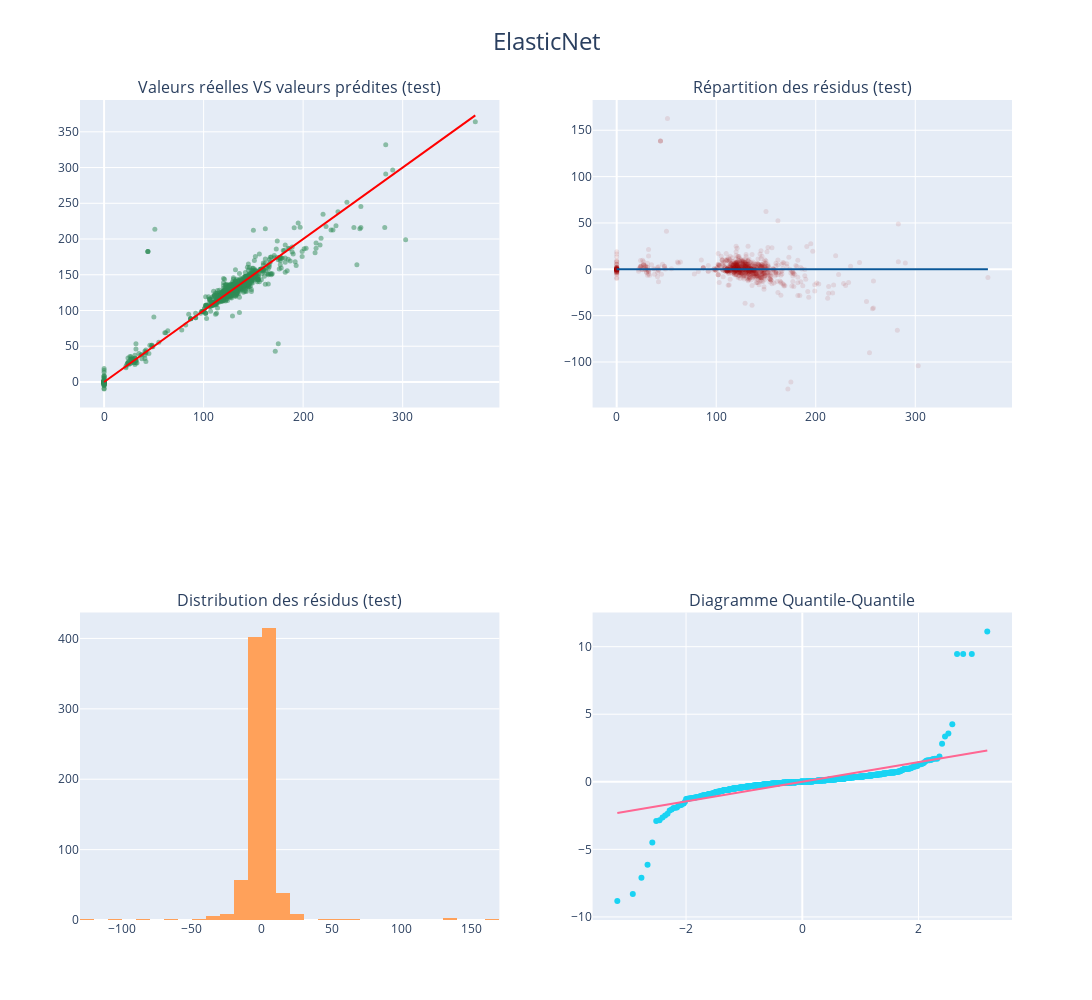
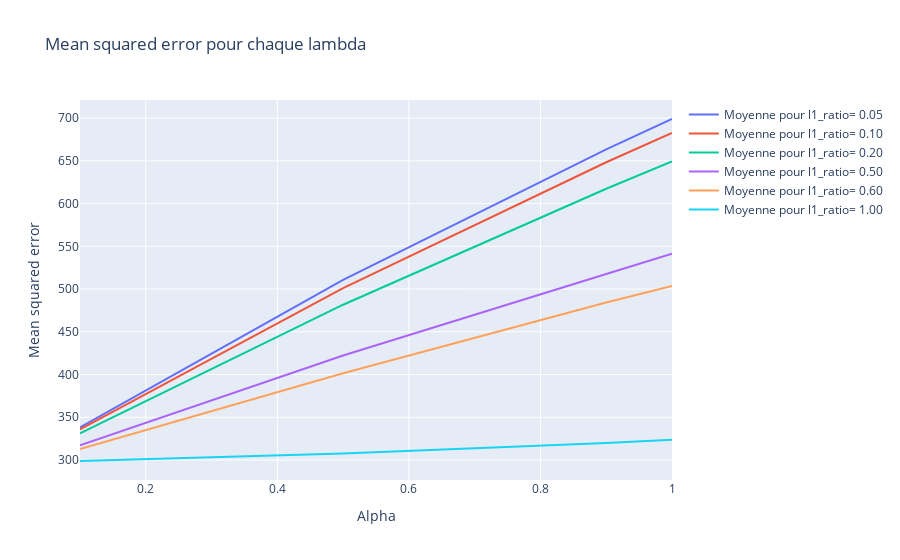
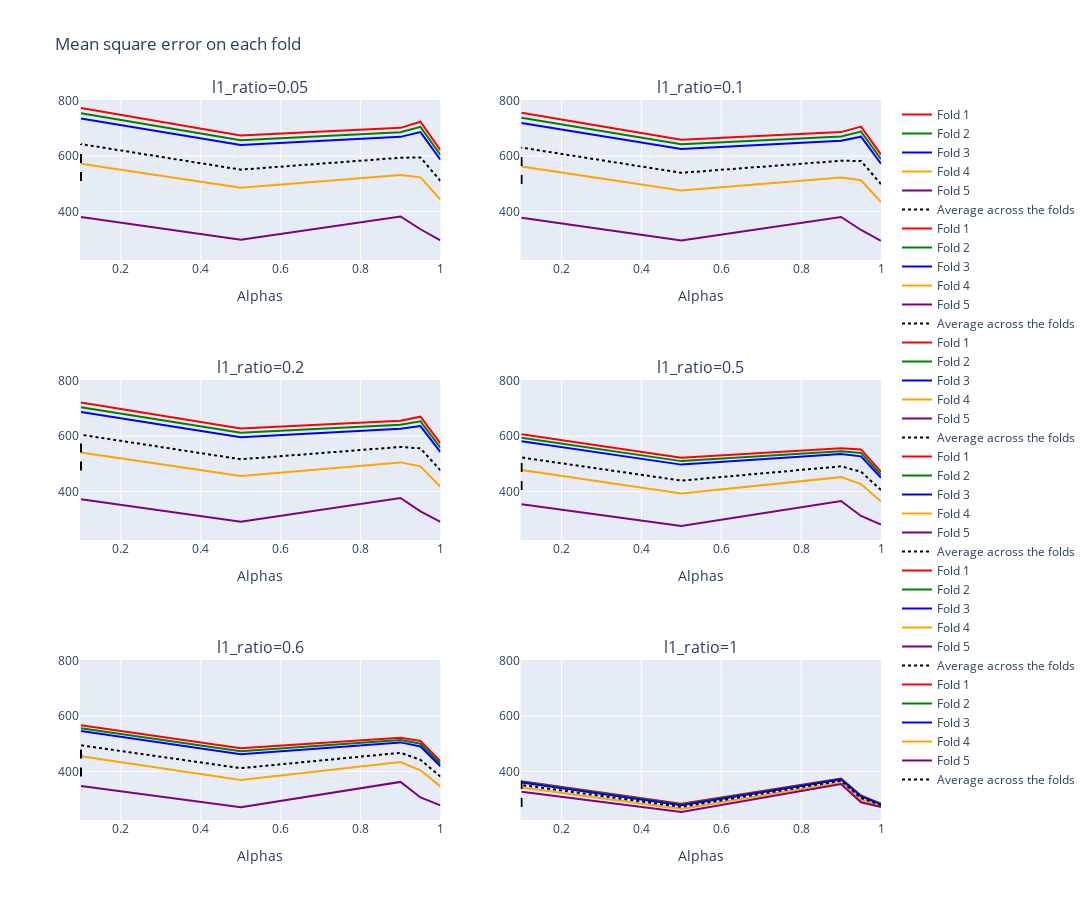

Source (notebook cell) for these figures, in order:
### Code cell
co2.styles.display_combined_report(y_train, lr_en.predict(X_train), y_test, lr_en.predict(X_test), title='PERFORMANCES DU MODELE ELASTIC NET') 

co2.viz.plot_regression_diagnostics(y_test, pred_test, y_train, "ElasticNet", interactive=True, save=True, format='png')
co2.viz.plot_lr_elasticnet(lr_en, save=True, format='png')
co2.viz.plot_mse_folds(lr_en, l1_ratios)

### Figure 1 — Plotly figure (JSON) as saved in the notebook; plotly's stock layout.template omitted (floating-point values rounded to 4 significant figures; data arrays with more than 128 entries replaced by an {"elided": "..."} marker saying what was removed)
{"data": [{"marker": {"color": "#2E8B57", "opacity": 0.5, "size": 5}, "mode": "markers", "type": "scatter", "x": {"elided": "950 int values"}, "xaxis": "x", "y": {"elided": "950 float values"}, "yaxis": "y"}, {"line": {"color": "red"}, "mode": "lines", "type": "scatter", "x": [0, 373], "xaxis": "x", "y": [0, 373], "yaxis": "y"}, {"marker": {"color": "#980a10", "opacity": 0.1, "size": 5}, "mode": "markers", "type": "scatter", "x": {"elided": "950 int values"}, "xaxis": "x2", "y": {"elided": "950 float values"}, "yaxis": "y2"}, {"line": {"color": "#0a5798"}, "mode": "lines", "type": "scatter", "x": [0, 373], "xaxis": "x2", "y": [0, 0], "yaxis": "y2"}, {"nbinsx": 40, "type": "histogram", "x": {"elided": "950 float values"}, "xaxis": "x3", "yaxis": "y3"}, {"mode": "markers", "type": "scatter", "x": {"elided": "950 float values"}, "xaxis": "x4", "y": {"elided": "950 float values"}, "yaxis": "y4"}, {"mode": "lines", "type": "scatter", "x": {"elided": "950 float values"}, "xaxis": "x4", "y": {"elided": "950 float values"}, "yaxis": "y4"}], "layout": {"annotations": [{"font": {"size": 16}, "showarrow": false, "text": "Valeurs réelles VS valeurs prédites (test)", "x": 0.225, "xanchor": "center", "xref": "paper", "y": 1, "yanchor": "bottom", "yref": "paper"}, {"font": {"size": 16}, "showarrow": false, "text": "Répartition des résidus (test)", "x": 0.775, "xanchor": "center", "xref": "paper", "y": 1, "yanchor": "bottom", "yref": "paper"}, {"font": {"size": 16}, "showarrow": false, "text": "Distribution des résidus (test)", "x": 0.225, "xanchor": "center", "xref": "paper", "y": 0.375, "yanchor": "bottom", "yref": "paper"}, {"font": {"size": 16}, "showarrow": false, "text": "Diagramme Quantile-Quantile", "x": 0.775, "xanchor": "center", "xref": "paper", "y": 0.375, "yanchor": "bottom", "yref": "paper"}], "height": 1000, "showlegend": false, "title": {"font": {"size": 24}, "text": "ElasticNet", "x": 0.5}, "width": 1300, "xaxis": {"anchor": "y", "domain": [0, 0.45]}, "xaxis2": {"anchor": "y2", "domain": [0.55, 1]}, "xaxis3": {"anchor": "y3", "domain": [0, 0.45]}, "xaxis4": {"anchor": "y4", "domain": [0.55, 1]}, "yaxis": {"anchor": "x", "domain": [0.625, 1]}, "yaxis2": {"anchor": "x2", "domain": [0.625, 1]}, "yaxis3": {"anchor": "x3", "domain": [0, 0.375]}, "yaxis4": {"anchor": "x4", "domain": [0, 0.375]}}}

### Figure 2 — Plotly figure (JSON) as saved in the notebook; plotly's stock layout.template omitted (floating-point values rounded to 4 significant figures)
{"data": [{"mode": "lines", "name": "Moyenne pour l1_ratio= 0.05", "type": "scatter", "x": [1, 0.95, 0.9, 0.5, 0.1], "y": [698.9, 681.4, 663.5, 510.8, 338.1]}, {"mode": "lines", "name": "Moyenne pour l1_ratio= 0.10", "type": "scatter", "x": [1, 0.95, 0.9, 0.5, 0.1], "y": [682.7, 665.6, 648.3, 501.1, 335.8]}, {"mode": "lines", "name": "Moyenne pour l1_ratio= 0.20", "type": "scatter", "x": [1, 0.95, 0.9, 0.5, 0.1], "y": [649.2, 633.4, 617.3, 481.7, 331.2]}, {"mode": "lines", "name": "Moyenne pour l1_ratio= 0.50", "type": "scatter", "x": [1, 0.95, 0.9, 0.5, 0.1], "y": [541.3, 529.5, 517.7, 422.2, 317.3]}, {"mode": "lines", "name": "Moyenne pour l1_ratio= 0.60", "type": "scatter", "x": [1, 0.95, 0.9, 0.5, 0.1], "y": [503.7, 494.0, 484.3, 401.5, 312.8]}, {"mode": "lines", "name": "Moyenne pour l1_ratio= 1.00", "type": "scatter", "x": [1, 0.95, 0.9, 0.5, 0.1], "y": [323.7, 321.8, 319.9, 307.7, 298.9]}], "layout": {"title": {"text": "Mean squared error pour chaque lambda"}, "xaxis": {"title": {"text": "Alpha"}}, "yaxis": {"title": {"text": "Mean squared error"}}}}

### Figure 3 — Plotly figure (JSON) as saved in the notebook; plotly's stock layout.template omitted (floating-point values rounded to 4 significant figures)
{"data": [{"line": {"color": "red"}, "mode": "lines", "name": "Fold 1", "type": "scatter", "x": [1, 0.95, 0.9, 0.5, 0.1], "xaxis": "x", "y": [621.0, 724.1, 701.7, 674.4, 773.5], "yaxis": "y"}, {"line": {"color": "green"}, "mode": "lines", "name": "Fold 2", "type": "scatter", "x": [1, 0.95, 0.9, 0.5, 0.1], "xaxis": "x", "y": [603.9, 705.4, 685.6, 657.3, 754.7], "yaxis": "y"}, {"line": {"color": "blue"}, "mode": "lines", "name": "Fold 3", "type": "scatter", "x": [1, 0.95, 0.9, 0.5, 0.1], "xaxis": "x", "y": [586.6, 686.4, 669.3, 639.8, 735.6], "yaxis": "y"}, {"line": {"color": "orange"}, "mode": "lines", "name": "Fold 4", "type": "scatter", "x": [1, 0.95, 0.9, 0.5, 0.1], "xaxis": "x", "y": [442.5, 523.0, 531.1, 485.3, 572.2], "yaxis": "y"}, {"line": {"color": "purple"}, "mode": "lines", "name": "Fold 5", "type": "scatter", "x": [1, 0.95, 0.9, 0.5, 0.1], "xaxis": "x", "y": [295.4, 335.6, 381.9, 297.7, 379.7], "yaxis": "y"}, {"line": {"color": "black", "dash": "dot", "width": 2}, "mode": "lines", "name": "Average across the folds", "type": "scatter", "x": [1, 0.95, 0.9, 0.5, 0.1], "xaxis": "x", "y": [509.9, 594.9, 593.9, 550.9, 643.1], "yaxis": "y"}, {"line": {"color": "red"}, "mode": "lines", "name": "Fold 1", "type": "scatter", "x": [1, 0.95, 0.9, 0.5, 0.1], "xaxis": "x2", "y": [605.3, 706.4, 686.4, 659.0, 756.2], "yaxis": "y2"}, {"line": {"color": "green"}, "mode": "lines", "name": "Fold 2", "type": "scatter", "x": [1, 0.95, 0.9, 0.5, 0.1], "xaxis": "x2", "y": [588.7, 688.3, 670.9, 642.3, 737.9], "yaxis": "y2"}, {"line": {"color": "blue"}, "mode": "lines", "name": "Fold 3", "type": "scatter", "x": [1, 0.95, 0.9, 0.5, 0.1], "xaxis": "x2", "y": [572.0, 669.9, 655.1, 625.3, 719.4], "yaxis": "y2"}, {"line": {"color": "orange"}, "mode": "lines", "name": "Fold 4", "type": "scatter", "x": [1, 0.95, 0.9, 0.5, 0.1], "xaxis": "x2", "y": [433.7, 512.3, 522.3, 475.3, 561.8], "yaxis": "y2"}, {"line": {"color": "purple"}, "mode": "lines", "name": "Fold 5", "type": "scatter", "x": [1, 0.95, 0.9, 0.5, 0.1], "xaxis": "x2", "y": [293.7, 333.0, 380.0, 295.1, 377.0], "yaxis": "y2"}, {"line": {"color": "black", "dash": "dot", "width": 2}, "mode": "lines", "name": "Average across the folds", "type": "scatter", "x": [1, 0.95, 0.9, 0.5, 0.1], "xaxis": "x2", "y": [498.7, 582.0, 582.9, 539.4, 630.5], "yaxis": "y2"}, {"line": {"color": "red"}, "mode": "lines", "name": "Fold 1", "type": "scatter", "x": [1, 0.95, 0.9, 0.5, 0.1], "xaxis": "x3", "y": [573.0, 670.0, 655.2, 627.3, 720.7], "yaxis": "y3"}, {"line": {"color": "green"}, "mode": "lines", "name": "Fold 2", "type": "scatter", "x": [1, 0.95, 0.9, 0.5, 0.1], "xaxis": "x3", "y": [557.7, 653.1, 640.7, 611.7, 703.7], "yaxis": "y3"}, {"line": {"color": "blue"}, "mode": "lines", "name": "Fold 3", "type": "scatter", "x": [1, 0.95, 0.9, 0.5, 0.1], "xaxis": "x3", "y": [542.3, 635.9, 626.2, 595.7, 686.6], "yaxis": "y3"}, {"line": {"color": "orange"}, "mode": "lines", "name": "Fold 4", "type": "scatter", "x": [1, 0.95, 0.9, 0.5, 0.1], "xaxis": "x3", "y": [416.5, 490.6, 504.8, 455.5, 540.9], "yaxis": "y3"}, {"line": {"color": "purple"}, "mode": "lines", "name": "Fold 5", "type": "scatter", "x": [1, 0.95, 0.9, 0.5, 0.1], "xaxis": "x3", "y": [290.3, 327.7, 376.3, 290.2, 371.3], "yaxis": "y3"}, {"line": {"color": "black", "dash": "dot", "width": 2}, "mode": "lines", "name": "Average across the folds", "type": "scatter", "x": [1, 0.95, 0.9, 0.5, 0.1], "xaxis": "x3", "y": [476.0, 555.5, 560.6, 516.1, 604.7], "yaxis": "y3"}, {"line": {"color": "red"}, "mode": "lines", "name": "Fold 1", "type": "scatter", "x": [1, 0.95, 0.9, 0.5, 0.1], "xaxis": "x4", "y": [471.0, 551.6, 555.8, 521.8, 606.4], "yaxis": "y4"}, {"line": {"color": "green"}, "mode": "lines", "name": "Fold 2", "type": "scatter", "x": [1, 0.95, 0.9, 0.5, 0.1], "xaxis": "x4", "y": [460.0, 539.1, 545.3, 509.4, 593.8], "yaxis": "y4"}, {"line": {"color": "blue"}, "mode": "lines", "name": "Fold 3", "type": "scatter", "x": [1, 0.95, 0.9, 0.5, 0.1], "xaxis": "x4", "y": [449.2, 526.6, 534.7, 496.8, 581.1], "yaxis": "y4"}, {"line": {"color": "orange"}, "mode": "lines", "name": "Fold 4", "type": "scatter", "x": [1, 0.95, 0.9, 0.5, 0.1], "xaxis": "x4", "y": [363.5, 426.7, 451.6, 392.1, 477.2], "yaxis": "y4"}, {"line": {"color": "purple"}, "mode": "lines", "name": "Fold 5", "type": "scatter", "x": [1, 0.95, 0.9, 0.5, 0.1], "xaxis": "x4", "y": [280.3, 311.5, 365.4, 275.3, 353.7], "yaxis": "y4"}, {"line": {"color": "black", "dash": "dot", "width": 2}, "mode": "lines", "name": "Average across the folds", "type": "scatter", "x": [1, 0.95, 0.9, 0.5, 0.1], "xaxis": "x4", "y": [404.8, 471.1, 490.6, 439.1, 522.4], "yaxis": "y4"}, {"line": {"color": "red"}, "mode": "lines", "name": "Fold 1", "type": "scatter", "x": [1, 0.95, 0.9, 0.5, 0.1], "xaxis": "x5", "y": [436.8, 509.9, 521.9, 483.5, 566.6], "yaxis": "y5"}, {"line": {"color": "green"}, "mode": "lines", "name": "Fold 2", "type": "scatter", "x": [1, 0.95, 0.9, 0.5, 0.1], "xaxis": "x5", "y": [427.8, 499.9, 513.3, 472.9, 556.2], "yaxis": "y5"}, {"line": {"color": "blue"}, "mode": "lines", "name": "Fold 3", "type": "scatter", "x": [1, 0.95, 0.9, 0.5, 0.1], "xaxis": "x5", "y": [418.9, 489.9, 504.8, 462.2, 545.9], "yaxis": "y5"}, {"line": {"color": "orange"}, "mode": "lines", "name": "Fold 4", "type": "scatter", "x": [1, 0.95, 0.9, 0.5, 0.1], "xaxis": "x5", "y": [345.8, 403.9, 434.0, 369.2, 454.6], "yaxis": "y5"}, {"line": {"color": "purple"}, "mode": "lines", "name": "Fold 5", "type": "scatter", "x": [1, 0.95, 0.9, 0.5, 0.1], "xaxis": "x5", "y": [277.3, 306.1, 362.1, 270.8, 347.7], "yaxis": "y5"}, {"line": {"color": "black", "dash": "dot", "width": 2}, "mode": "lines", "name": "Average across the folds", "type": "scatter", "x": [1, 0.95, 0.9, 0.5, 0.1], "xaxis": "x5", "y": [381.3, 442.0, 467.2, 411.7, 494.2], "yaxis": "y5"}, {"line": {"color": "red"}, "mode": "lines", "name": "Fold 1", "type": "scatter", "x": [1, 0.95, 0.9, 0.5, 0.1], "xaxis": "x6", "y": [282.8, 313.2, 374.4, 283.1, 364.9], "yaxis": "y6"}, {"line": {"color": "green"}, "mode": "lines", "name": "Fold 2", "type": "scatter", "x": [1, 0.95, 0.9, 0.5, 0.1], "xaxis": "x6", "y": [281.9, 311.3, 372.7, 280.6, 362.3], "yaxis": "y6"}, {"line": {"color": "blue"}, "mode": "lines", "name": "Fold 3", "type": "scatter", "x": [1, 0.95, 0.9, 0.5, 0.1], "xaxis": "x6", "y": [281.1, 309.5, 371.1, 278.3, 359.7], "yaxis": "y6"}, {"line": {"color": "orange"}, "mode": "lines", "name": "Fold 4", "type": "scatter", "x": [1, 0.95, 0.9, 0.5, 0.1], "xaxis": "x6", "y": [276.0, 297.0, 360.0, 263.9, 341.7], "yaxis": "y6"}, {"line": {"color": "purple"}, "mode": "lines", "name": "Fold 5", "type": "scatter", "x": [1, 0.95, 0.9, 0.5, 0.1], "xaxis": "x6", "y": [271.3, 288.6, 354.6, 253.4, 326.4], "yaxis": "y6"}, {"line": {"color": "black", "dash": "dot", "width": 2}, "mode": "lines", "name": "Average across the folds", "type": "scatter", "x": [1, 0.95, 0.9, 0.5, 0.1], "xaxis": "x6", "y": [278.6, 303.9, 366.5, 271.9, 351.0], "yaxis": "y6"}], "layout": {"annotations": [{"font": {"size": 16}, "showarrow": false, "text": "l1_ratio=0.05", "x": 0.225, "xanchor": "center", "xref": "paper", "y": 1, "yanchor": "bottom", "yref": "paper"}, {"font": {"size": 16}, "showarrow": false, "text": "l1_ratio=0.1", "x": 0.775, "xanchor": "center", "xref": "paper", "y": 1, "yanchor": "bottom", "yref": "paper"}, {"font": {"size": 16}, "showarrow": false, "text": "l1_ratio=0.2", "x": 0.225, "xanchor": "center", "xref": "paper", "y": 0.6111, "yanchor": "bottom", "yref": "paper"}, {"font": {"size": 16}, "showarrow": false, "text": "l1_ratio=0.5", "x": 0.775, "xanchor": "center", "xref": "paper", "y": 0.6111, "yanchor": "bottom", "yref": "paper"}, {"font": {"size": 16}, "showarrow": false, "text": "l1_ratio=0.6", "x": 0.225, "xanchor": "center", "xref": "paper", "y": 0.2222, "yanchor": "bottom", "yref": "paper"}, {"font": {"size": 16}, "showarrow": false, "text": "l1_ratio=1", "x": 0.775, "xanchor": "center", "xref": "paper", "y": 0.2222, "yanchor": "bottom", "yref": "paper"}], "height": 900, "shapes": [{"line": {"color": "black", "dash": "dash"}, "type": "line", "x0": 0.1, "x1": 0.1, "xref": "x", "y0": 509.9, "y1": 643.1, "yref": "y"}, {"line": {"color": "black", "dash": "dash"}, "type": "line", "x0": 0.1, "x1": 0.1, "xref": "x2", "y0": 498.7, "y1": 630.5, "yref": "y2"}, {"line": {"color": "black", "dash": "dash"}, "type": "line", "x0": 0.1, "x1": 0.1, "xref": "x3", "y0": 476.0, "y1": 604.7, "yref": "y3"}, {"line": {"color": "black", "dash": "dash"}, "type": "line", "x0": 0.1, "x1": 0.1, "xref": "x4", "y0": 404.8, "y1": 522.4, "yref": "y4"}, {"line": {"color": "black", "dash": "dash"}, "type": "line", "x0": 0.1, "x1": 0.1, "xref": "x5", "y0": 381.3, "y1": 494.2, "yref": "y5"}, {"line": {"color": "black", "dash": "dash"}, "type": "line", "x0": 0.1, "x1": 0.1, "xref": "x6", "y0": 271.9, "y1": 366.5, "yref": "y6"}], "title": {"text": "Mean square error on each fold"}, "width": 1200, "xaxis": {"anchor": "y", "domain": [0, 0.45], "title": {"text": "Alphas"}}, "xaxis2": {"anchor": "y2", "domain": [0.55, 1], "title": {"text": "Alphas"}}, "xaxis3": {"anchor": "y3", "domain": [0, 0.45], "title": {"text": "Alphas"}}, "xaxis4": {"anchor": "y4", "domain": [0.55, 1], "title": {"text": "Alphas"}}, "xaxis5": {"anchor": "y5", "domain": [0, 0.45], "title": {"text": "Alphas"}}, "xaxis6": {"anchor": "y6", "domain": [0.55, 1], "title": {"text": "Alphas"}}, "yaxis": {"anchor": "x", "domain": [0.7778, 1], "matches": "y"}, "yaxis2": {"anchor": "x2", "domain": [0.7778, 1], "matches": "y"}, "yaxis3": {"anchor": "x3", "domain": [0.3889, 0.6111], "matches": "y"}, "yaxis4": {"anchor": "x4", "domain": [0.3889, 0.6111], "matches": "y"}, "yaxis5": {"anchor": "x5", "domain": [0, 0.2222], "matches": "y"}, "yaxis6": {"anchor": "x6", "domain": [0, 0.2222], "matches": "y"}}}
